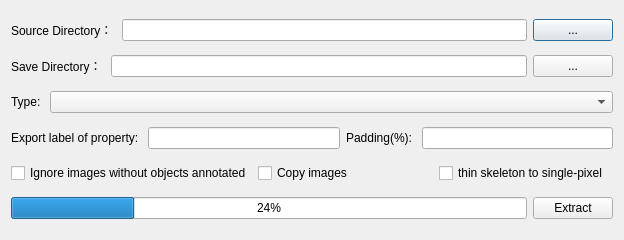
<?xml version="1.0" encoding="UTF-8"?>
<ui version="4.0">
 <class>Dialog</class>
 <widget class="QDialog" name="Dialog">
  <property name="geometry">
   <rect>
    <x>0</x>
    <y>0</y>
    <width>624</width>
    <height>240</height>
   </rect>
  </property>
  <property name="windowTitle">
   <string>Dialog</string>
  </property>
  <layout class="QVBoxLayout" name="verticalLayout">
   <item>
    <layout class="QHBoxLayout" name="horizontalLayout_2">
     <item>
      <widget class="QLabel" name="label_2">
       <property name="text">
        <string>Source Directory： </string>
       </property>
      </widget>
     </item>
     <item>
      <widget class="QLineEdit" name="source"/>
     </item>
     <item>
      <widget class="QPushButton" name="source_button">
       <property name="text">
        <string>...</string>
       </property>
      </widget>
     </item>
    </layout>
   </item>
   <item>
    <layout class="QHBoxLayout" name="horizontalLayout">
     <item>
      <widget class="QLabel" name="label">
       <property name="text">
        <string>Save Directory： </string>
       </property>
      </widget>
     </item>
     <item>
      <widget class="QLineEdit" name="dest"/>
     </item>
     <item>
      <widget class="QPushButton" name="dest_button">
       <property name="text">
        <string>...</string>
       </property>
      </widget>
     </item>
    </layout>
   </item>
   <item>
    <layout class="QHBoxLayout" name="horizontalLayout_6">
     <item>
      <widget class="QLabel" name="label_4">
       <property name="sizePolicy">
        <sizepolicy hsizetype="Minimum" vsizetype="Preferred">
         <horstretch>0</horstretch>
         <verstretch>0</verstretch>
        </sizepolicy>
       </property>
       <property name="text">
        <string>Type: </string>
       </property>
      </widget>
     </item>
     <item>
      <widget class="QComboBox" name="type">
       <property name="sizePolicy">
        <sizepolicy hsizetype="MinimumExpanding" vsizetype="Fixed">
         <horstretch>0</horstretch>
         <verstretch>0</verstretch>
        </sizepolicy>
       </property>
      </widget>
     </item>
    </layout>
   </item>
   <item>
    <layout class="QHBoxLayout" name="horizontalLayout_5">
     <item>
      <widget class="QLabel" name="label_3">
       <property name="text">
        <string>Export label of property: </string>
       </property>
      </widget>
     </item>
     <item>
      <widget class="QLineEdit" name="property"/>
     </item>
     <item>
      <widget class="QLabel" name="label_5">
       <property name="text">
        <string>Padding(%): </string>
       </property>
      </widget>
     </item>
     <item>
      <widget class="QLineEdit" name="padding"/>
     </item>
    </layout>
   </item>
   <item>
    <layout class="QHBoxLayout" name="horizontalLayout_4">
     <item>
      <widget class="QCheckBox" name="ignore_empty">
       <property name="text">
        <string>Ignore images without objects annotated</string>
       </property>
      </widget>
     </item>
     <item>
      <widget class="QCheckBox" name="copy_image">
       <property name="text">
        <string>Copy images</string>
       </property>
      </widget>
     </item>
     <item>
      <widget class="QCheckBox" name="single_pixel">
       <property name="text">
        <string>thin skeleton to single-pixel</string>
       </property>
      </widget>
     </item>
    </layout>
   </item>
   <item>
    <layout class="QHBoxLayout" name="horizontalLayout_3">
     <item>
      <widget class="QProgressBar" name="progress">
       <property name="value">
        <number>24</number>
       </property>
      </widget>
     </item>
     <item>
      <widget class="QPushButton" name="extract_button">
       <property name="text">
        <string>Extract</string>
       </property>
      </widget>
     </item>
    </layout>
   </item>
  </layout>
 </widget>
 <resources/>
 <connections/>
</ui>
